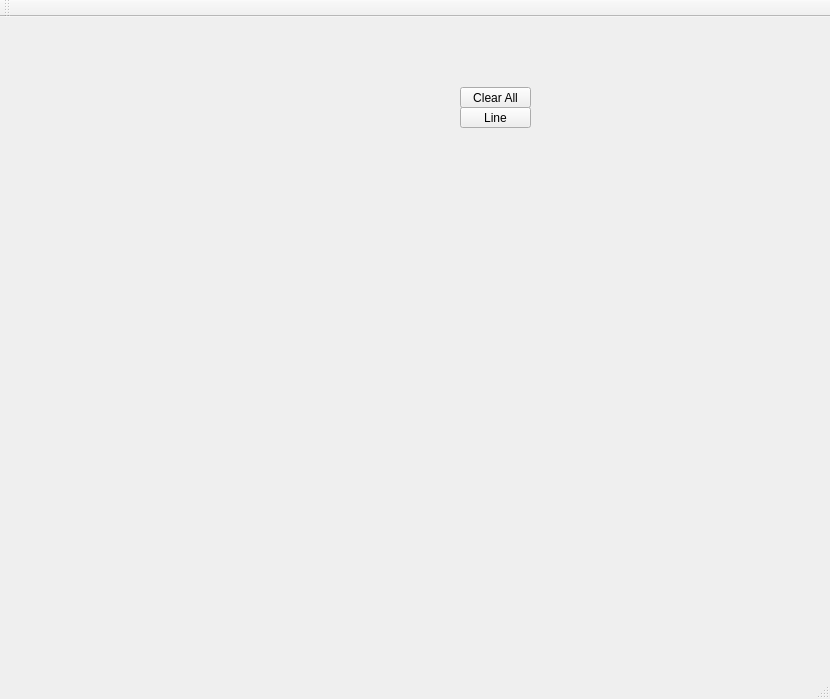
<?xml version="1.0" encoding="UTF-8"?>
<ui version="4.0">
 <class>mycadClass</class>
 <widget class="QMainWindow" name="mycadClass">
  <property name="geometry">
   <rect>
    <x>0</x>
    <y>0</y>
    <width>830</width>
    <height>699</height>
   </rect>
  </property>
  <property name="windowTitle">
   <string>mycad</string>
  </property>
  <widget class="QWidget" name="centralWidget">
   <widget class="QPushButton" name="line_comp">
    <property name="geometry">
     <rect>
      <x>460</x>
      <y>90</y>
      <width>71</width>
      <height>21</height>
     </rect>
    </property>
    <property name="text">
     <string>Line</string>
    </property>
   </widget>
   <widget class="QPushButton" name="clearall_comp">
    <property name="geometry">
     <rect>
      <x>460</x>
      <y>70</y>
      <width>71</width>
      <height>21</height>
     </rect>
    </property>
    <property name="text">
     <string>Clear All</string>
    </property>
   </widget>
   <widget class="QWidget" name="horizontalLayoutWidget">
    <property name="geometry">
     <rect>
      <x>10</x>
      <y>10</y>
      <width>441</width>
      <height>401</height>
     </rect>
    </property>
    <layout class="QHBoxLayout" name="main_canvas_container"/>
   </widget>
  </widget>
  <widget class="QMenuBar" name="menuBar">
   <property name="geometry">
    <rect>
     <x>0</x>
     <y>0</y>
     <width>830</width>
     <height>21</height>
    </rect>
   </property>
  </widget>
  <widget class="QToolBar" name="mainToolBar">
   <attribute name="toolBarArea">
    <enum>TopToolBarArea</enum>
   </attribute>
   <attribute name="toolBarBreak">
    <bool>false</bool>
   </attribute>
  </widget>
  <widget class="QStatusBar" name="statusBar"/>
 </widget>
 <layoutdefault spacing="6" margin="11"/>
 <resources>
  <include location="mycad.qrc"/>
 </resources>
 <connections/>
</ui>
